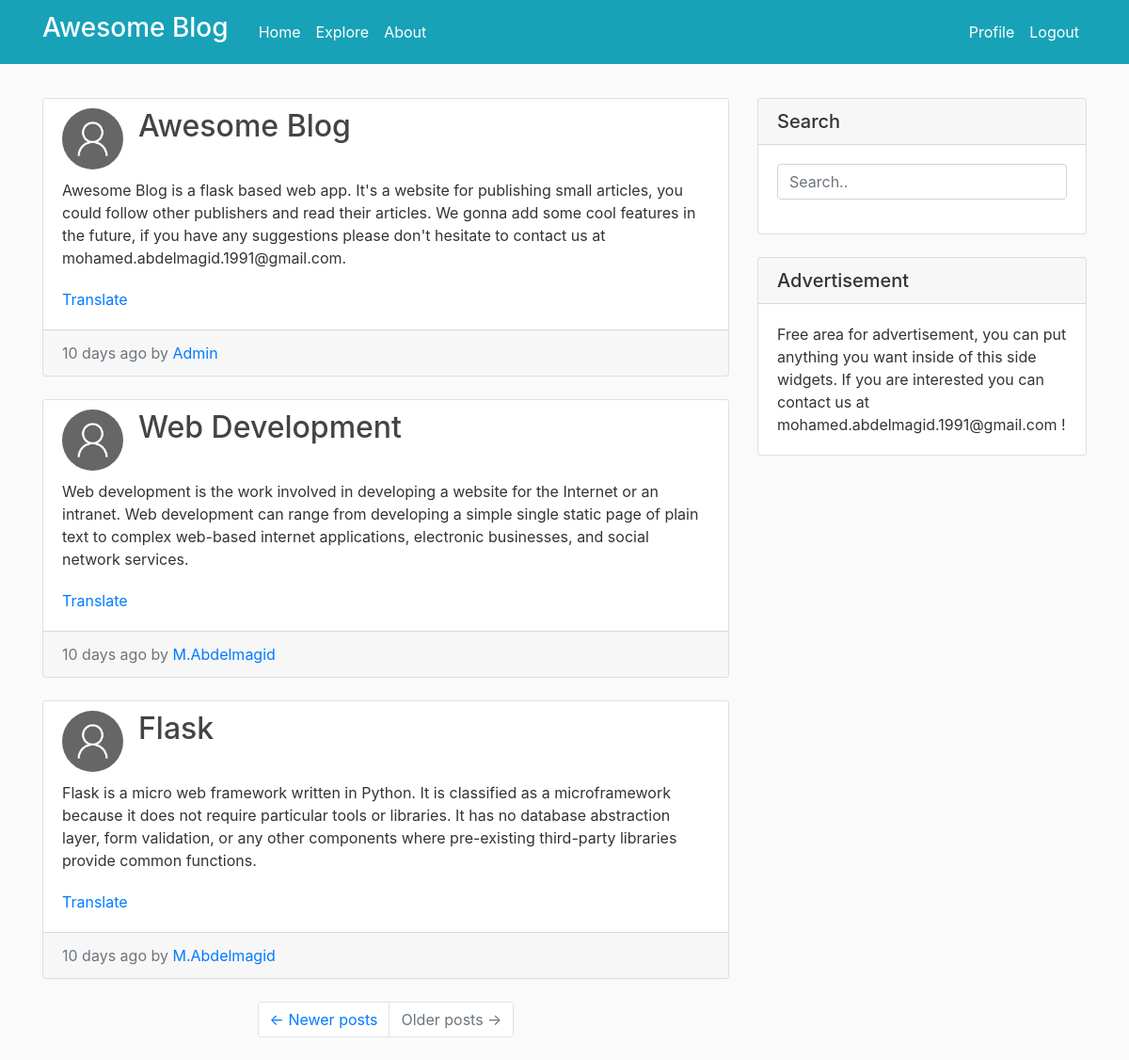
Screenshot of /explore?page=2 (signed in) with the database file from the repository.
### webapp/models.py (models this page shows, shortened)
class SearchableMixin(object):
    @classmethod
    def before_commit(cls, session):
        session._changes = {
            'add': list(session.new),
            'update': list(session.dirty),
            'delete': list(session.deleted)
        }
    @classmethod
    def after_commit(cls, session):
        for obj in session._changes['add']:
            if isinstance(obj, SearchableMixin):
                add_to_index(obj.__tablename__, obj)
        for obj in session._changes['update']:
            if isinstance(obj, SearchableMixin):
                add_to_index(obj.__tablename__, obj)
        for obj in session._changes['delete']:
            if isinstance(obj, SearchableMixin):
                remove_from_index(obj.__tablename__, obj)
        session._changes = None

class Post(SearchableMixin, db.Model):
    __searchable__ = ['content', 'title']
    id = db.Column(db.Integer, primary_key=True)
    title = db.Column(db.String(100), nullable=False)
    date_posted = db.Column(db.DateTime, nullable=False, default=datetime.utcnow)
    content = db.Column(db.Text, nullable=False)
    user_id = db.Column(db.Integer, db.ForeignKey('user.id'), nullable=False)
    language = db.Column(db.String(5))

class User(UserMixin, db.Model):
    id = db.Column(db.Integer, primary_key=True)
    username = db.Column(db.String(64), index=True, unique=True, nullable=False)
    email = db.Column(db.String(120), index=True, unique=True, nullable=False)
    image_file = db.Column(db.String(20), nullable=False, default='default.png')
    password_hash = db.Column(db.String(128))
    about_me = db.Column(db.String(140))
    last_seen = db.Column(db.DateTime, default=datetime.utcnow)
    followed = db.relationship(
        'User', secondary=followers,
        primaryjoin=(followers.c.follower_id == id),
        secondaryjoin=(followers.c.followed_id == id),
        backref=db.backref('followers', lazy='dynamic'), lazy='dynamic')
    posts = db.relationship('Post', backref='author', lazy='dynamic')

### webapp/main/routes.py (the view)
@main.route('/explore')
@login_required
def explore():
    page = request.args.get('page', 1, type=int)
    all_posts = Post.query.order_by(Post.date_posted.desc())
    posts = all_posts.paginate(page, current_app.config['POSTS_PER_PAGE'], False)
    next_url = url_for('main.explore', page=posts.next_num) \
        if posts.has_next else None
    prev_url = url_for('main.explore', page=posts.prev_num) \
        if posts.has_prev else None
    displayPagination = all_posts.count() > current_app.config['POSTS_PER_PAGE']
    return render_template("home.html", title='Explore', posts=posts.items,
                          next_url=next_url, prev_url=prev_url, display=displayPagination)

### webapp/main/forms.py
class SearchForm(FlaskForm):
    q = StringField('Search', validators=[DataRequired()])
    def __init__(self, *args, **kwargs):
        if 'formdata' not in kwargs:
            kwargs['formdata'] = request.args
        if 'csrf_enabled' not in kwargs:
            kwargs['csrf_enabled'] = False
        super(SearchForm, self).__init__(*args, **kwargs)

### webapp/main/routes.py (called while the page is built)
@main.before_request
def before_request():
    if current_user.is_authenticated:
        current_user.last_seen = datetime.utcnow()
        db.session.commit()
        g.search_form = SearchForm()

### webapp/models.py (called while the page is built)
@login.user_loader
def load_user(id):
    return User.query.get(int(id))

### webapp/templates/home.html (shortened to what this page needs)
{% extends 'layout.html' %}
{% block app_content %}
    {% for post in posts %}
        {% include '_post.html' %}
    {% endfor %}
    {% if display %}
    <ul class="pagination justify-content-center mb-4">
        <li class="page-item{% if not prev_url %} disabled{% endif %}">
            <a class="page-link" href="{{ prev_url or '#' }}">
                <span aria-hidden="true">&larr;</span> Newer posts
            </a>
        </li>
        <li class="page-item{% if not next_url %} disabled{% endif %}">
            <a class="page-link" href="{{ next_url or '#' }}">
                Older posts <span aria-hidden="true">&rarr;</span>
            </a>
        </li>
    </ul>
    {% endif %}
{% endblock %}

### webapp/templates/_post.html
<div class="card my-4">
    <article class="media content-section border-0 mb-0">
        <img class="rounded-circle article-img" src="{{ url_for('static', filename='pics/' + post.author.image_file) }}">
        <div class="media-body">
            <h2 class="article-title">{{ post.title }}</h2>
        </div>
    </article>
    <div id="post{{ post.id }}" class="card-body pt-0">
        <p class="card-text">{{ post.content }}</p>
    </div>
    {% if post.language and post.language != 'ar' %}
    <div class="card-body pt-0" id="translation{{ post.id }}">
        <p class="card-text">
            <a href="javascript:translate(
                '#post{{ post.id }}',
                '#translation{{ post.id }}',
                '{{ post.language }}',
                'ar');"
            >Translate</a>
        </p>
    </div>
    {% endif %}
    <div class="card-footer text-muted">
        {{ moment(post.date_posted).fromNow() }} by
        <a href="/account/{{ post.author.username }}"> {{ post.author.username }}</a>
    </div>
</div>

### webapp/static/css/custom.css (style rules this page uses)
body { background: #fafafa; color: #333333; margin-top: 5rem; }
.content-section { background: #ffffff; padding: 10px 20px; border: 1px solid #dddddd; border-radius: 3px; margin-bottom: 20px; }
.article-title { color: #444444; }
.article-img { height: 65px; width: 65px; margin-right: 16px; }

### rows the page displays
Post: image_file (placeholder picture), title "Awesome Blog", content "Awesome Blog is a flask based web app. It's a website for publishing small articles, you could follow other publishers and read their articles. We gonna add some cool features in the future, if you have any suggestions please don't hesitate to contact us at mohamed.abdelmagid.1991@gmail.com.", date_posted "10 days ago", author.username "Admin"
Post: image_file (placeholder picture), title "Web Development", content "Web development is the work involved in developing a website for the Internet or an intranet. Web development can range from developing a simple single static page of plain text to complex web-based internet applications, electronic businesses, and social network services.", date_posted "10 days ago", author.username "M.Abdelmagid"
Post: image_file (placeholder picture), title "Flask", content "Flask is a micro web framework written in Python. It is classified as a microframework because it does not require particular tools or libraries. It has no database abstraction layer, form validation, or any other components where pre-existing third-party libraries provide common functions.", date_posted "10 days ago", author.username "M.Abdelmagid"
